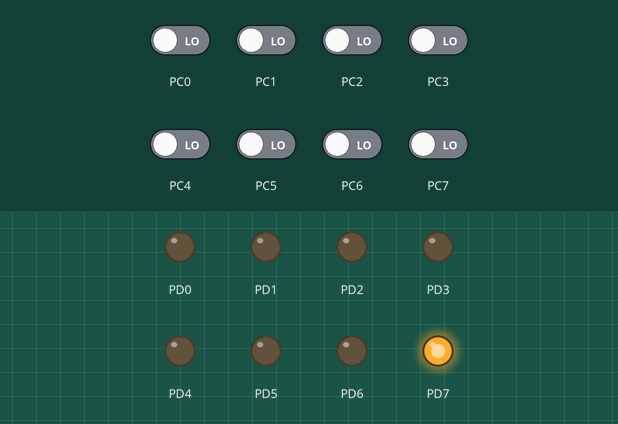
Bench run of a program on a simulated ATmega128, built with avr-gcc and emulated at 8 MHz. On the bench: output pins drawn as LEDs (lit = HIGH). Dashed ring = blinking. Inputs (shaded band) come from the test bench; at power-on: PC0–7 LOW.

Above: at 0.6 s.
At 1.2 s:
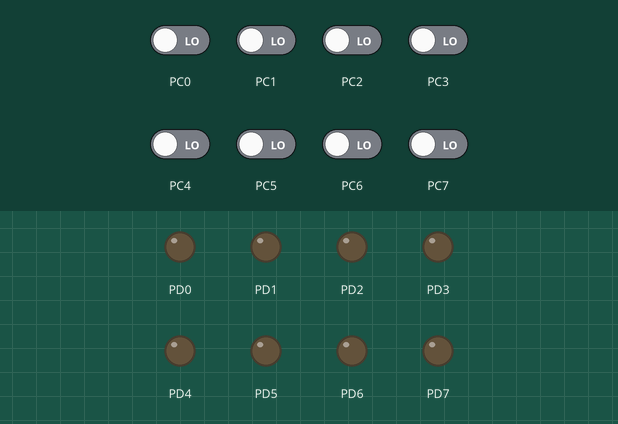
1.3 s: PC7 driven HIGH
At 1.37 s:
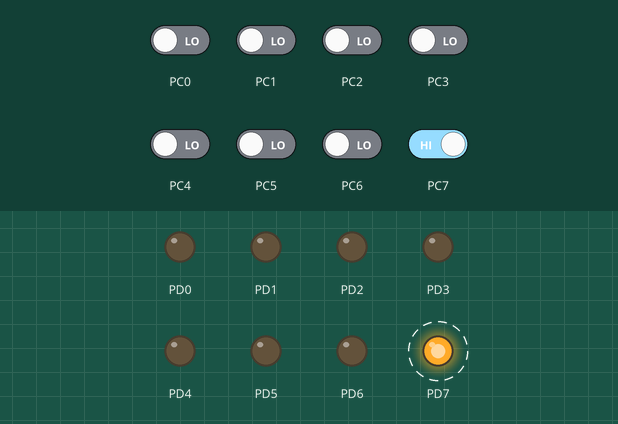
Timing chart, 0 to 10.3 s (numbered marks = the images above; inputs shaded):
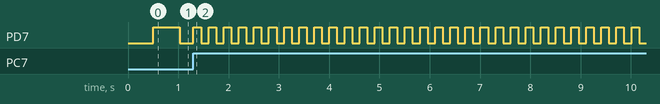

Measured:
- after the input at 1.3 s, PD7: alternates HIGH for 0.15 s and LOW for 0.15 s, starting at once

The program:

main.c
```c
/*
 * main.c
 *
 * Created: 3-2-2021 13:57:55
 * Author: Dennis Kruijt & Shinichi Hezemans
 */

#define F_CPU 8e6

#include <avr/io.h>
#include <util/delay.h>

void wait(int ms);

int main(void) {
	uint8_t step = 25; // in milliseconds.
	uint16_t counter = 0; // in milliseconds.
	uint16_t ms = 1000; // in milli Hertz.
	uint8_t isPressed = 0; // bool

	DDRD = 0xFF;
	PORTD = 0x00;
	DDRC = 0x00;

	while (1) {

		// Check if button is pressed.
		if (PINC == 0x80) {
			if (!isPressed) {
				isPressed = 1;
				// Change the frequency of the blinking effect.
				if (ms == 1000) ms = 250;
				else if (ms == 4000) ms = 1000;
				else ms = 1000;
			}
		} else {
			isPressed = 0;
		}

		// Wait if the counter hasn't reached the blinking frequency.
		// divide by 2 to blink on and off within set Hertz.
		if (counter >= (ms / 2)) {
			PORTD ^= 0x80;
			counter = 0;
		} else {
			counter += step;
		}

		wait(step);
	}
}

void wait(int ms) {
	for (int i = 0; i < ms; i++) {
		_delay_ms(1);
	}
}
```
